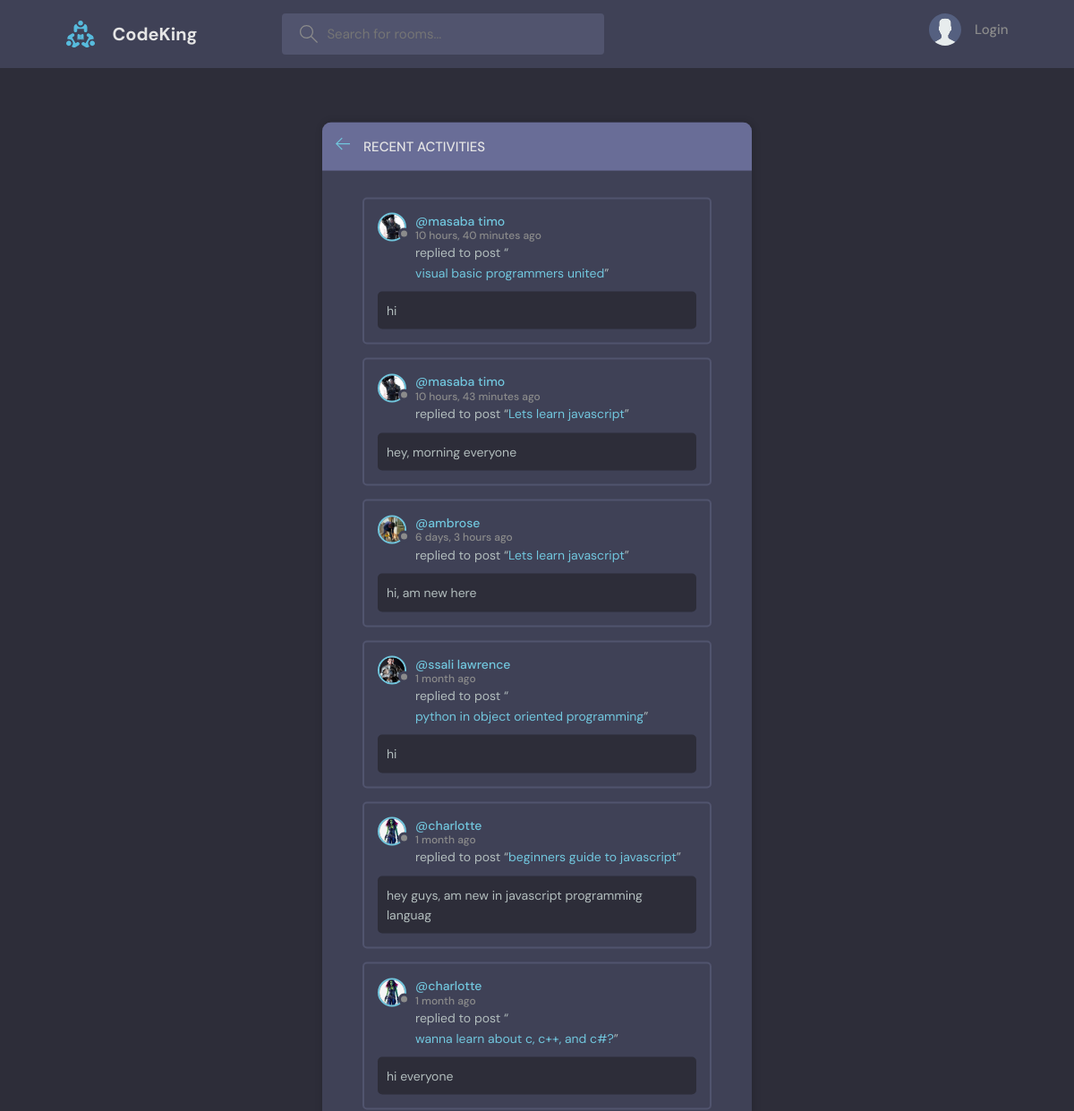
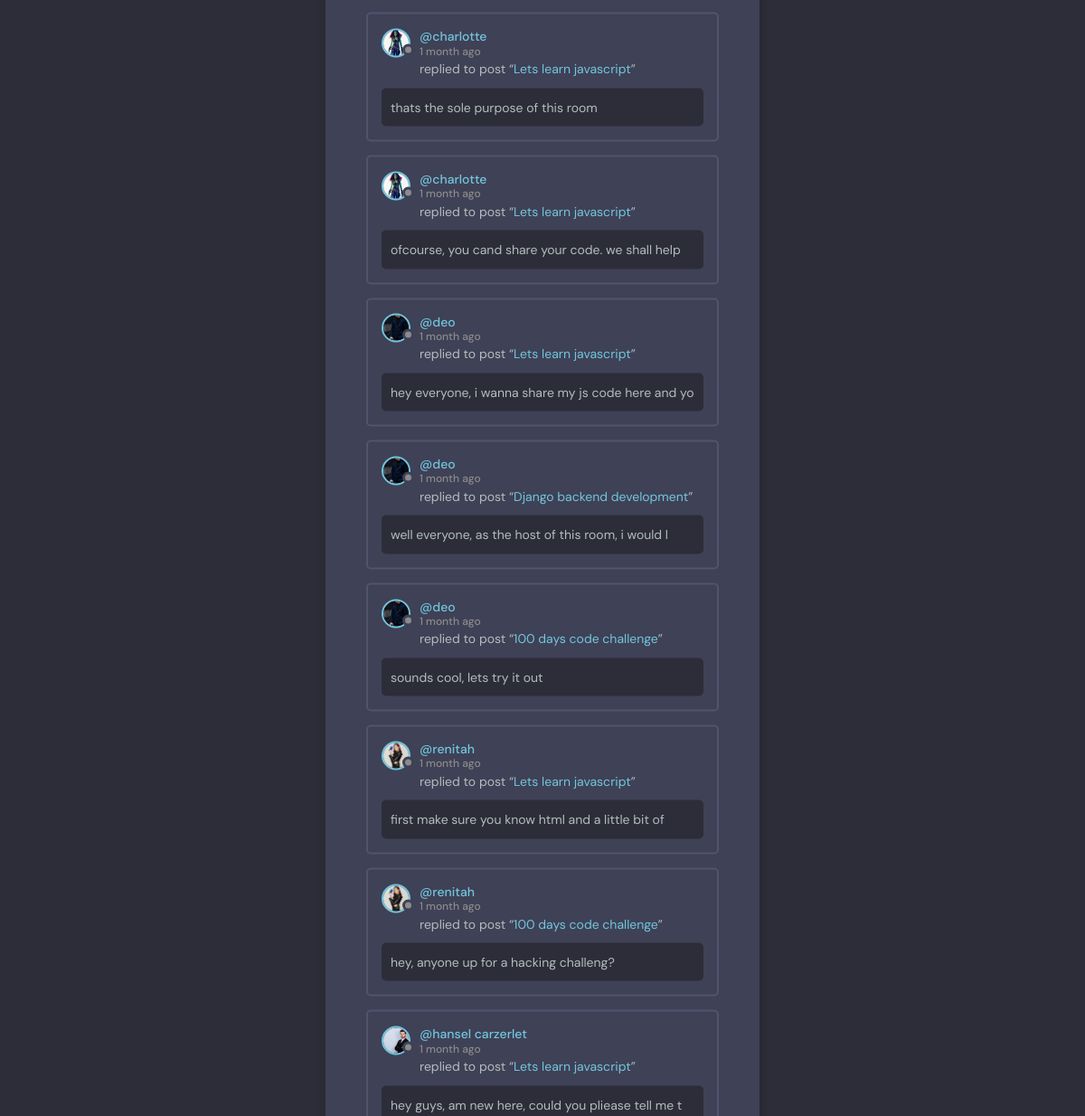
The page /activity/ on the database its author committed (2 pictures, top to bottom).
### base/models.py (models this page shows)
class Message(models.Model):
    user = models.ForeignKey(User, on_delete=models.CASCADE)
    room = models.ForeignKey(Room, on_delete=models.CASCADE)
    body = models.TextField()
    updated = models.DateTimeField(auto_now=True)
    created = models.DateTimeField(auto_now_add=True)
    class Meta:
        ordering = ['-created', '-updated']
    def __str__ (self):
        return self.body[0:50]

class User(AbstractUser):
    name = models.CharField(max_length=200, null=True)
    email = models.EmailField(unique=True, null=True)
    bio = models.TextField(null=True)
    avatar = models.ImageField(null=True, default="avatar.svg")
    USERNAME_FIELD = 'email'
    REQUIRED_FIELDS = []
    def __str__(self):
        return str(self.name)

class Room(models.Model):
    host = models.ForeignKey(User, on_delete=models.SET_NULL, null=True)
    topic = models.ForeignKey(Topic, on_delete=models.SET_NULL, null=True)
    name = models.CharField(max_length=200)
    description = models.TextField(null=True, blank=True)
    participants = models.ManyToManyField(User, related_name='participants', blank=True)
    updated = models.DateTimeField(auto_now=True)
    created = models.DateTimeField(auto_now_add=True)
    class Meta:
        ordering = ['-created', '-updated']
    def __str__ (self):
        return self.name

### base/views.py (the view)
# urls.py: path('activity/',views.activityPage, name="activity" ),
def activityPage(request):
    room_messages = Message.objects.all()
    context= {
        'room_messages':room_messages
    }
    return render(request,'base/activity.html', context)

### base/templates/base/activity.html (shortened to what this page needs)
{% extends 'base/main.html' %}
{% block content %}
    <main class="layout">
      <div class="container">
        <div class="layout__box">
          <div class="layout__boxHeader">
            <div class="layout__boxTitle">
              <a href="{% url 'home' %}">
                <svg version="1.1" xmlns="http://www.w3.org/2000/svg" width="32" height="32" viewBox="0 0 32 32">
                  <title>arrow-left</title>
                  <path
                    d="M13.723 2.286l-13.723 13.714 13.719 13.714 1.616-1.611-10.96-10.96h27.625v-2.286h-27.625l10.965-10.965-1.616-1.607z"
                  ></path>
                </svg>
              </a>
              <h3>Recent Activities</h3>
            </div>
          </div>
          <div class="activities-page layout__body">
            {% for message in room_messages %}
            <div class="activities__box">
              <div class="activities__boxHeader roomListRoom__header">
                <a href="{% url 'user-profile' message.user.id %}" class="roomListRoom__author">
                  <div class="avatar avatar--small">
                    <img src="{{message.user.avatar.url}}" />
                  </div>
                  <p>
                    @{{message.user}}
                    <span>{{message.created|timesince}} ago</span>
                  </p>
                </a>
              </div>
              <div class="activities__boxContent">
                <p>replied to post “<a href="{% url 'room' message.room.id %}">{{message.room}}</a>”</p>
                <div class="activities__boxRoomContent">
                  {{message}}
                </div>
              </div>
            </div>
            {% endfor %}
          </div>
        </div>
      </div>
    </main>
{% endblock %}

### static/styles/styles.css (style rules this page uses)
:root { --color-main: #71c6dd; --color-main-light: #e1f6fb; --color-dark: #3f4156; --color-dark-medium: #51546e; --color-dark-light: #696d97; --color-light: #e5e5e5; --color-gray: #8b8b8b; --color-light-gray: #b2bdbd; --color-bg: #2d2d39; --color-success: #5dd693; --color-error: #fc4b0b; }
* { font-family: "DM Sans", -apple-system, BlinkMacSystemFont, "Segoe UI", Roboto, Oxygen, Ubuntu, Cantarell, "Open Sans", "Helvetica Neue", sans-serif; margin: 0; padding: 0; box-sizing: border-box; text-rendering: optimizeLegibility; font-size: inherit; }
html { font-size: 56.25%; }
@media only screen and (min-width: 1200px) { html { font-size: 62.5%; } }
body { line-height: 1.6; font-weight: 400; font-size: 1.5rem; color: var(--color-light-gray); background-color: var(--color-bg); min-height: 100vh; }
img { width: 100%; }
a { display: inline-block; color: var(--color-main); text-decoration: none; }
.container { max-width: 120rem; width: 90%; margin: auto; }
.avatar { position: relative; display: inline-block; border-radius: 50%; border: 2px solid var(--color-main); }
.avatar img { display: block; border-radius: 50%; object-fit: cover; object-position: center; }
.avatar::after { content: ""; display: block; position: absolute; background-color: var(--color-gray); z-index: 111; border-radius: 50%; border: 0.3rem solid var(--color-dark); }
.avatar.avatar--small img { width: 2.8rem; height: 2.8rem; }
.avatar.avatar--small:after { width: 0.7rem; height: 0.7rem; bottom: 0px; right: -6px; }
.layout { margin-top: 2.4rem; }
.layout > .container { display: flex; justify-content: space-between; align-items: flex-start; }
.layout__box { width: 90%; max-width: 48rem; min-height: 40rem; position: absolute; top: 50%; left: 50%; transform: translate(-50%, -46%); background-color: var(--color-dark); border-radius: 1rem; box-shadow: 1px 1px 6px 3px rgba(0, 0, 0, 0.1); overflow: hidden; }
.layout__boxHeader { display: flex; padding: 1.5rem; background-color: var(--color-dark-light); }
.layout__boxTitle { display: flex; gap: 1.5rem; align-items: center; }
.layout__boxTitle h3 { text-transform: uppercase; font-weight: 500; color: var(--color-light); }
.layout__boxTitle svg { width: 1.6rem; height: 1.6rem; fill: var(--color-main); }
.layout__body { margin: 3rem; }
.roomListRoom__header { display: flex; justify-content: space-between; align-items: center; }
.roomListRoom__author { font-weight: 500; display: flex; align-items: center; gap: 1rem; }
.activities__box { margin: 1.5rem; padding: 1.5rem; border: 2px solid var(--color-dark-medium); border-radius: 5px; }
.activities__boxHeader p { font-size: 1.4rem; line-height: 1.3; }
.activities__boxHeader p span { color: var(--color-gray); font-size: 1.2rem; display: block; }
.activities__boxContent { margin-left: 4.2rem; }
.activities__boxContent { font-size: 1.4rem; }
.activities__boxRoomContent { background: var(--color-bg); padding: 1rem; border-radius: 5px; margin-top: 1rem; margin-left: -4.2rem; }

### rows shown on the page
Message: user.avatar (picture), user "masaba timo", created "10 hours, 40 minutes", room "visual basic programmers united", body "hi"
Message: user.avatar (picture), user "masaba timo", created "10 hours, 43 minutes", room "Lets learn javascript", body "hey, morning everyone"
Message: user.avatar (picture), user "ambrose", created "6 days, 3 hours", room "Lets learn javascript", body "hi, am new here"
Message: user.avatar (picture), user "ssali lawrence", created "1 month", room "python in object oriented programming", body "hi"
Message: user.avatar (picture), user "charlotte", created "1 month", room "beginners guide to javascript", body "hey guys, am new in javascript programming languag"
Message: user.avatar (picture), user "charlotte", created "1 month", room "wanna learn about c, c++, and c#?", body "hi everyone"
Message: user.avatar (picture), user "charlotte", created "1 month", room "Lets learn javascript", body "thats the sole purpose of this room"
Message: user.avatar (picture), user "charlotte", created "1 month", room "Lets learn javascript", body "ofcourse, you cand share your code. we shall help"
Message: user.avatar (picture), user "deo", created "1 month", room "Lets learn javascript", body "hey everyone, i wanna share my js code here and yo"
Message: user.avatar (picture), user "deo", created "1 month", room "Django backend development", body "well everyone, as the host of this room, i would l"
Message: user.avatar (picture), user "deo", created "1 month", room "100 days code challenge", body "sounds cool, lets try it out"
Message: user.avatar (picture), user "renitah", created "1 month", room "Lets learn javascript", body "first make sure you know html and a little bit of"
Message: user.avatar (picture), user "renitah", created "1 month", room "100 days code challenge", body "hey, anyone up for a hacking challeng?"
Message: user.avatar (picture), user "hansel carzerlet", created "1 month", room "Lets learn javascript", body "hey guys, am new here, could you pliease tell me t"
